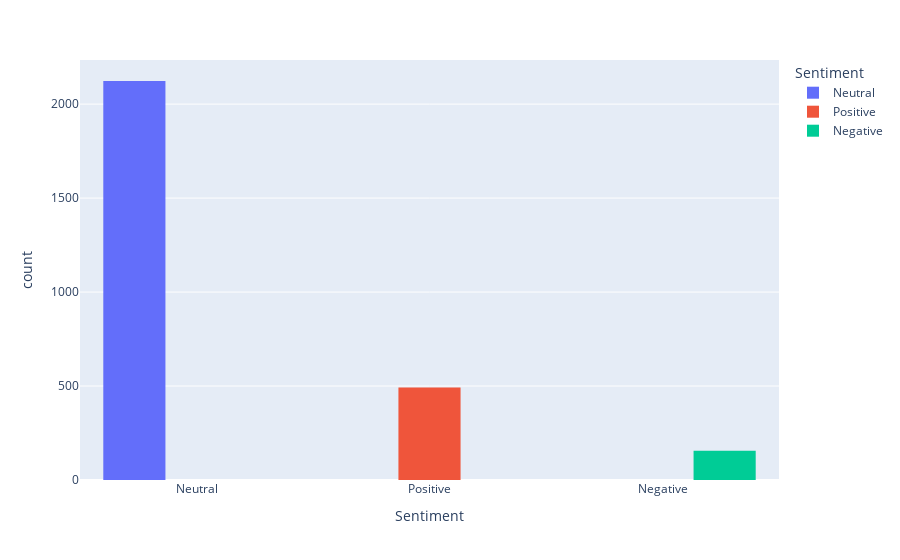

Notebook source saved alongside this figure:
### Code cell
#histogram
#visualize the sentiment of the text using plotly
fig = px.histogram(df , x="Sentiment", color="Sentiment", barmode="group")
fig.show( )

### Figure 1 — Plotly figure (JSON) as saved in the notebook; plotly's stock layout.template omitted (floating-point values rounded to 4 significant figures; data arrays with more than 128 entries replaced by an {"elided": "..."} marker saying what was removed)
{"data": [{"alignmentgroup": "True", "bingroup": "x", "hovertemplate": "Sentiment=%{x}<br>count=%{y}<extra></extra>", "legendgroup": "Neutral", "marker": {"color": "#636efa", "pattern": {"shape": ""}}, "name": "Neutral", "offsetgroup": "Neutral", "orientation": "v", "showlegend": true, "type": "histogram", "x": {"elided": "2123 str values"}, "xaxis": "x", "yaxis": "y"}, {"alignmentgroup": "True", "bingroup": "x", "hovertemplate": "Sentiment=%{x}<br>count=%{y}<extra></extra>", "legendgroup": "Positive", "marker": {"color": "#EF553B", "pattern": {"shape": ""}}, "name": "Positive", "offsetgroup": "Positive", "orientation": "v", "showlegend": true, "type": "histogram", "x": {"elided": "492 str values"}, "xaxis": "x", "yaxis": "y"}, {"alignmentgroup": "True", "bingroup": "x", "hovertemplate": "Sentiment=%{x}<br>count=%{y}<extra></extra>", "legendgroup": "Negative", "marker": {"color": "#00cc96", "pattern": {"shape": ""}}, "name": "Negative", "offsetgroup": "Negative", "orientation": "v", "showlegend": true, "type": "histogram", "x": {"elided": "156 str values"}, "xaxis": "x", "yaxis": "y"}], "layout": {"barmode": "group", "legend": {"title": {"text": "Sentiment"}, "tracegroupgap": 0}, "margin": {"t": 60}, "xaxis": {"anchor": "y", "categoryarray": ["Neutral", "Positive", "Negative"], "categoryorder": "array", "domain": [0, 1], "title": {"text": "Sentiment"}}, "yaxis": {"anchor": "x", "domain": [0, 1], "title": {"text": "count"}}}}
